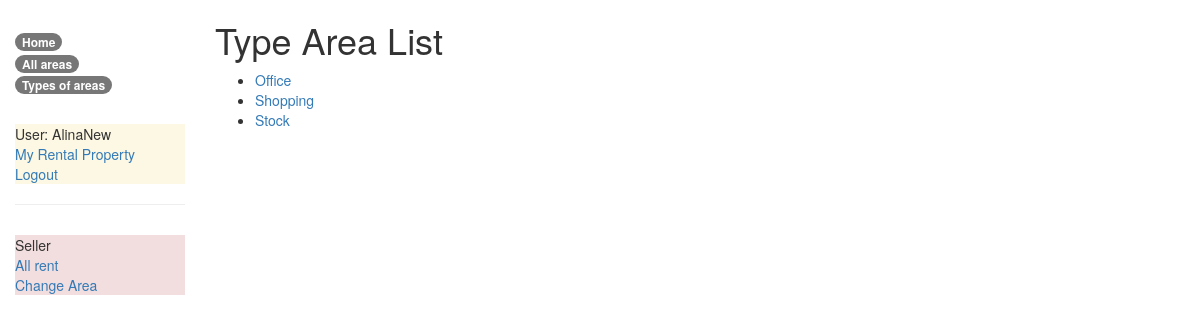
The page /catalog/tareas/ (signed in) on the database its author committed.
### catalog/models.py (models this page shows, shortened)
class TypeArea(models.Model):
    TYPE_STATUS = (
        ('Office', 'Office'),
        ('Stock', 'Stock'),
        ('Shopping', 'Shopping_center'),
    )
    name = models.CharField(max_length=10, choices=TYPE_STATUS, blank=True, default="Office")
    def get_absolute_url(self):
        return reverse('typearea-detail', args=[str(self.id)])

### catalog/views.py (the view)
# urls.py: path('tareas/', views.TypeAreaListView.as_view(), name='tareas'),
class TypeAreaListView(generic.ListView):
    model = TypeArea
    context_object_name = 'type_area_list'

### catalog/templates/catalog/typearea_list.html
{% extends "base_generic.html" %}
{% block content %}
    <h1>Type Area List</h1>
    {% if type_area_list %}
    <ul>
      {% for type in type_area_list %}
      <li>
        <a href="{{ type.get_absolute_url }}">{{ type.name }}</a>
      </li>
      {% endfor %}
    </ul>
    {% else %}
      <p>There are no types of areas.</p>
    {% endif %}
{% endblock %}

### catalog/templates/base_generic.html (shortened to what this page needs)
<!DOCTYPE html>
<html lang="en">
<head>
  <link rel="stylesheet" href="https://maxcdn.bootstrapcdn.com/bootstrap/3.3.7/css/bootstrap.min.css">
  {% load static %}
  <link rel="stylesheet" href="{% static 'css/styles.css' %}">
</head>
<body>
  <div class="container-fluid">
    <div class="row">
      <div class="col-sm-2">
      {% block sidebar %}
      <ul class="sidebar-nav">
          <li><a href="{% url 'index' %}" class="badge badge-warning">Home</a></li>
          <li><a href="{% url 'areas' %}" class="badge badge-warning" >All areas</a></li>
          <li><a href="{% url 'tareas' %}" class="badge badge-warning">Types of areas</a></li>
      </ul>
      <ul class="sidebar-nav p-3 mb-2 bg-warning text-dark">
       {% if user.is_authenticated %}
         <li>User: {{ user.get_username }}</li>
         <li><a href="{% url 'my-rent'%}">My Rental Property</a></li>
         <li><a href="{% url 'logout'%}?next={{request.path}}">Logout</a></li>
       {% else %}
         <li><a href="{% url 'login'%}?next={{request.path}}">Login</a></li>
         <li><a href="{% url 'register'%}?next={{request.path}}">Registration</a></li>
       {% endif %}
      </ul>
      {% if user.is_staff %}
      <hr/>
      <ul class="sidebar-nav p-3 mb-2 bg-danger text-white">
      <li>Seller</li>
      <li><a href="{% url 'all-rent' %}">All rent</a></li>
      <li><a href="http://127.0.0.1:8000/admin/">Change Area</a></li>
      </ul>
       {% endif %}
     {% endblock %}
      </div>
      <div class="col-sm-10 ">
      {% block content %}{% endblock %}
      </div>
    </div>
  </div>
</body>
</html>

### catalog/static/css/styles.css (style rules this page uses)
.sidebar-nav { margin-top: 30px; padding: 0; list-style: none; box-sizing: content-box; }

### rows shown on the page
TypeArea: name "Office"
TypeArea: name "Shopping"
TypeArea: name "Stock"

### other values the page prints
{{ user.get_username }} "AlinaNew"
